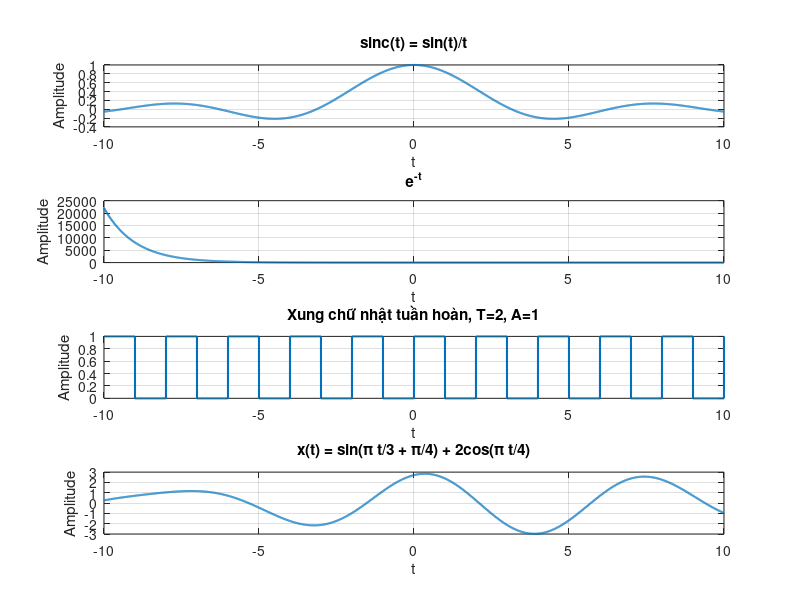

Write the MATLAB code that produced this figure.
% bài 2 chương 2

clc; clear; close all;

t = -10:0.01:10;  

figure;

%% 1) sinc(t) = sin(t)/t
sinc_t = zeros(size(t));        % khởi tạo
for i = 1:length(t)
    if t(i) == 0
        sinc_t(i) = 1;          % lim sin(t)/t = 1 tại t=0
    else
        sinc_t(i) = sin(t(i))/t(i);
    end
end

subplot(4,1,1);
plot(t, sinc_t, 'LineWidth', 1.5);
grid on;
title('sinc(t) = sin(t)/t');
xlabel('t'); ylabel('Amplitude');

%% 2) e^{-t}
exp_t = exp(-t);   
subplot(4,1,2);
plot(t, exp_t, 'LineWidth', 1.5);
grid on;
title('e^{-t}');
xlabel('t'); ylabel('Amplitude');

%% 3) Xung chữ nhật tuần hoàn, T=2, A=1, vẽ 10 chu kỳ
T = 2; width = 1;   % xung rộng = 1s, chu kỳ = 2s
t_pulse = -10:0.001:10;
x_pulse = mod(t_pulse, T) < width;

subplot(4,1,3);
plot(t_pulse, x_pulse, 'LineWidth', 1.5);
grid on;
title('Xung chữ nhật tuần hoàn, T=2, A=1');
xlabel('t'); ylabel('Amplitude');
xlim([-10 10]);

%% 4) x(t) = sin(pi*t/3 + pi/4) + 2cos(pi*t/4)
x_t = sin(pi*t/3 + pi/4) + 2*cos(pi*t/4);

subplot(4,1,4);
plot(t, x_t, 'LineWidth', 1.5);
grid on;
title('x(t) = sin(\pi t/3 + \pi/4) + 2cos(\pi t/4)');
xlabel('t'); ylabel('Amplitude');
